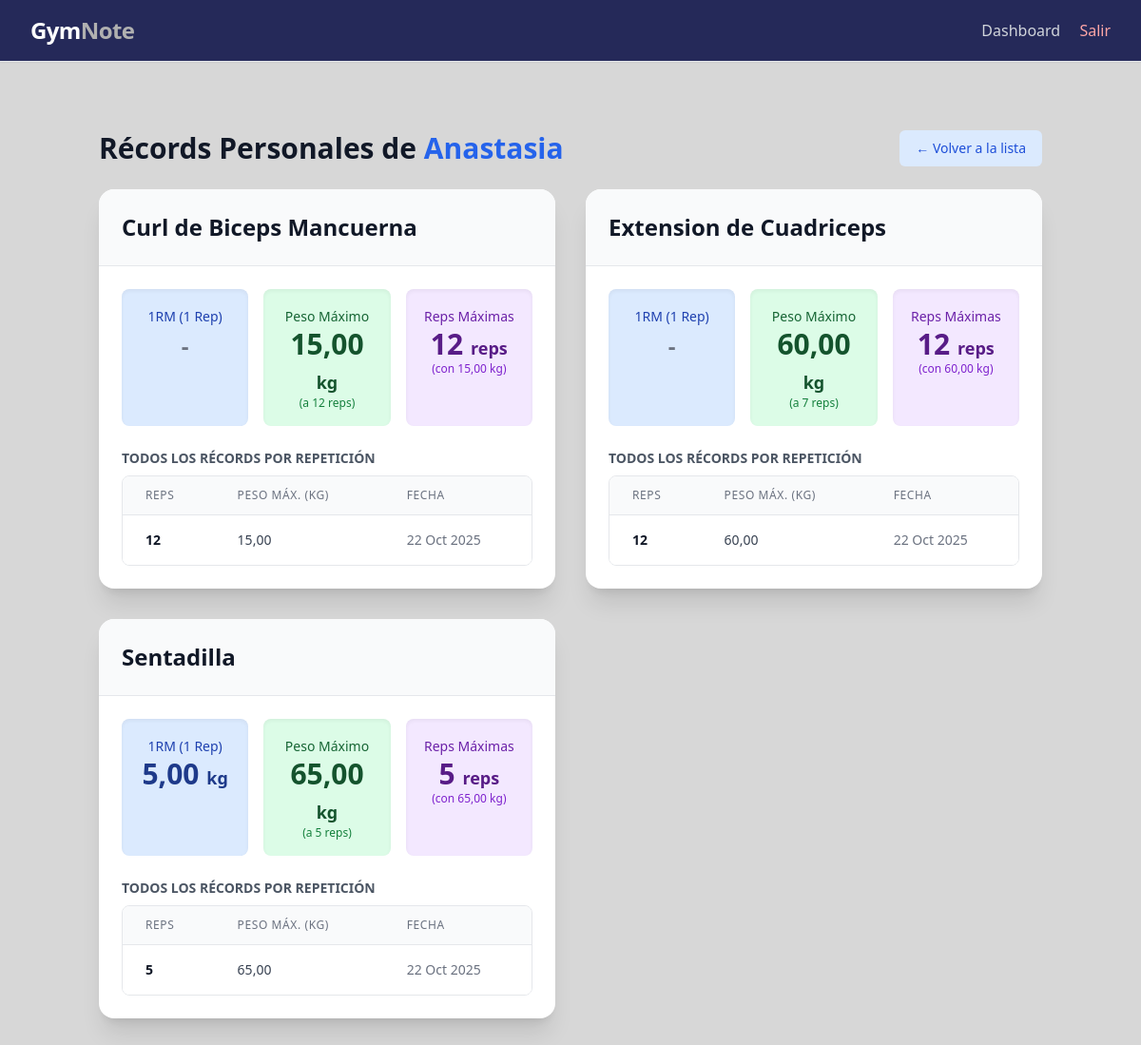
/entrenador/atleta/3/records/ (signed in), run on the app's committed database.
### core/models.py (models this page shows, shortened)
class PerfilUsuario(models.Model):
    TIPO_USUARIO = [
        ('entrenador', 'Entrenador'),
        ('atleta', 'Atleta'),
    ]
    user = models.OneToOneField(
        User,
        on_delete=models.CASCADE,
        related_name='perfil'  # Permite acceder al perfil mediante user.perfil
    )
    tipo = models.CharField(max_length=20, choices=TIPO_USUARIO)
    nombre = models.CharField(max_length=100)
    email = models.EmailField(unique=True)
    peso = models.DecimalField(
        max_digits=5,
        decimal_places=2,
        null=True,
        blank=True,
        help_text="Peso en kilogramos (solo atletas)"
    )
    entrenador = models.ForeignKey(
        'self',
        on_delete=models.SET_NULL,
        null=True,
        blank=True,
        related_name='atletas',
        help_text="Entrenador asignado (solo para atletas)"
    )
    class Meta:
        verbose_name = "Perfil de Usuario"
        verbose_name_plural = "Perfiles de Usuarios"
        ordering = ["nombre"]
    def get_marcas_personales(self):
        if self.tipo != 'atleta':
            return []  # Los entrenadores no tienen PRs personales
        series_validas = SerieEjercicio.objects.filter(
            detalle_entrenamiento__entrenamiento__atleta=self,
            peso_real__isnull=False,
            repeticiones_reales__isnull=False,
            peso_real__gt=0,
            repeticiones_reales__gt=0
        ).select_related(
            'detalle_entrenamiento__ejercicio',
            'detalle_entrenamiento__entrenamiento'
        )
        marcas_por_ejercicio = {}
        for serie in series_validas:
            ejercicio = serie.detalle_entrenamiento.ejercicio
            peso = Decimal(str(serie.peso_real))
            reps = serie.repeticiones_reales
            fecha = serie.detalle_entrenamiento.entrenamiento.created_at
            if ejercicio.id not in marcas_por_ejercicio:
                marcas_por_ejercicio[ejercicio.id] = {
                    'ejercicio': ejercicio,
                    'records_por_reps': {}
                }
            records = marcas_por_ejercicio[ejercicio.id]['records_por_reps']
            if reps not in records or peso > records[reps]['peso']:
                records[reps] = {
                    'peso': peso,
                    'repeticiones': reps,
                    'fecha': fecha
                }
            elif peso == records[reps]['peso'] and fecha > records[reps]['fecha']:
                records[reps]['fecha'] = fecha
        marcas_finales = []
        for ejercicio_id, data in marcas_por_ejercicio.items():
            records_lista = list(data['records_por_reps'].values())
            if not records_lista:
                continue
            record_max_peso = None
            record_max_reps = None
            record_max_peso_1rm = None
            for record in records_lista:
                if record_max_peso is None or record['peso'] > record_max_peso['peso']:
                    record_max_peso = record.copy()
                if record_max_reps is None or record['repeticiones'] > record_max_reps['repeticiones']:
                    record_max_reps = record.copy()
                if record['repeticiones'] == 1:
                    if record_max_peso_1rm is None or record['peso'] > record_max_peso_1rm['peso']:
                        record_max_peso_1rm = record.copy()
            marcas_no_dominadas = []
            for record_a in records_lista:
                es_dominado = False
                for record_b in records_lista:
                    if record_a == record_b:
                        continue
                    if (record_b['peso'] >= record_a['peso'] and
                        record_b['repeticiones'] > record_a['repeticiones']):
                        es_dominado = True
                        break # 'record_a' es dominado, no necesitamos seguir
                if not es_dominado:
                    marcas_no_dominadas.append(record_a)
            marcas_no_dominadas.sort(key=lambda x: x['repeticiones'])
            marcas_finales.append({
                'ejercicio': data['ejercicio'],
                'records_por_reps': marcas_no_dominadas,
                'record_max_peso': record_max_peso,
                'record_max_reps': record_max_reps,
                'record_max_peso_1rm': record_max_peso_1rm,
            })
        marcas_finales.sort(key=lambda x: x['ejercicio'].nombre)
        return marcas_finales

class Ejercicio(models.Model):
    nombre = models.CharField(max_length=150)
    video = models.URLField(blank=True, null=True)
    created_at = models.DateTimeField(auto_now_add=True)
    uploaded_at = models.DateTimeField(auto_now_add=True)
    class Meta:
        verbose_name = "Ejercicio"
        verbose_name_plural = "Ejercicios"
        ordering = ["nombre"]

class Entrenamiento(models.Model):
    entrenador = models.ForeignKey(
        PerfilUsuario,
        on_delete=models.CASCADE,
        limit_choices_to={'tipo': 'entrenador'},  # Restringe la selección a usuarios con rol de entrenador.
        related_name='entrenamientos_creados'
    )
    atleta = models.ForeignKey(
        PerfilUsuario,
        on_delete=models.CASCADE,
        limit_choices_to={'tipo': 'atleta'},  # Restringe la selección a usuarios con rol de atleta.
        related_name='entrenamientos'
    )
    nombre = models.CharField(max_length=150, help_text="Nombre del entrenamiento")
    notas = models.TextField(blank=True, help_text="Notas o comentarios del entrenamiento")
    ejercicios = models.ManyToManyField(
        Ejercicio,
        through='DetalleEntrenamiento',
        related_name='entrenamientos'
    )
    created_at = models.DateTimeField(auto_now_add=True)
    updated_at = models.DateTimeField(auto_now=True)
    class Meta:
        verbose_name = "Entrenamiento"
        verbose_name_plural = "Entrenamientos"
        ordering = ["-created_at"]  # Orden descendente por fecha de creación.

### core/views.py (the view, shortened to what this page needs)
# urls.py: path('entrenador/atleta/<int:pk>/records/', AtletaRecordDetailView.as_view(), name='atleta_record_detail'),
class AtletaRecordDetailView(LoginRequiredMixin, UserPassesTestMixin, DetailView):
    model = PerfilUsuario
    template_name = 'core/entrenador/atleta_record.html'
    context_object_name = 'atleta'
    def get_context_data(self, **kwargs):
        context = super().get_context_data(**kwargs)
        atleta = self.get_object()
        context['marcas'] = atleta.get_marcas_personales()
        return context
    def test_func(self):
        if not hasattr(self.request.user, 'perfil'):
            return False
        perfil_entrenador = self.request.user.perfil
        if perfil_entrenador.tipo != 'entrenador':
            return False
        atleta_a_ver = self.get_object()
        return atleta_a_ver.entrenador == perfil_entrenador

### templates/core/entrenador/atleta_record.html (shortened to what this page needs)
{% extends 'base.html' %}
{% load humanize %} {% block title %}Récords de {{ atleta.nombre }}{% endblock %}
{% block content %}
<div class="container mx-auto px-4 py-8">
    <div class="flex justify-between items-center mb-6">
        <h1 class="text-3xl font-bold text-gray-900 dark:text-white">
            Récords Personales de <span class="text-blue-600">{{ atleta.nombre }}</span>
        </h1>
        <a href="{% url 'lista_atletas' %}" class="inline-flex items-center px-4 py-2 border border-transparent text-sm font-medium rounded-md text-blue-700 bg-blue-100 hover:bg-blue-200 dark:bg-blue-800 dark:text-blue-100 dark:hover:bg-blue-700">
            &larr; Volver a la lista
        </a>
    </div>
    <div class="grid grid-cols-1 lg:grid-cols-2 gap-8">
        {% for marca in marcas %}
        <article class="bg-white dark:bg-gray-800 rounded-2xl shadow-xl overflow-hidden transform hover:scale-[1.02] transition-transform duration-300">
            <header class="p-6 bg-gray-50 dark:bg-gray-900 border-b border-gray-200 dark:border-gray-700">
                <h2 class="text-2xl font-bold text-gray-900 dark:text-white">{{ marca.ejercicio.nombre }}</h2>
            </header>
            <div class="p-6">
                <div class="grid grid-cols-1 md:grid-cols-3 gap-4 mb-6 text-center">
                    <div class="bg-blue-100 dark:bg-blue-900 p-4 rounded-lg shadow-inner">
                        <span class="text-sm font-medium text-blue-800 dark:text-blue-200">1RM (1 Rep)</span>
                        <p class="text-3xl font-bold text-blue-900 dark:text-white">
                            {% if marca.record_max_peso_1rm %}
                                {{ marca.record_max_peso_1rm.peso|floatformat:2 }} <span class="text-lg">kg</span>
                            {% else %}
                                <span class="text-2xl text-gray-500">-</span>
                            {% endif %}
                        </p>
                    </div>
                    <div class="bg-green-100 dark:bg-green-900 p-4 rounded-lg shadow-inner">
                        <span class="text-sm font-medium text-green-800 dark:text-green-200">Peso Máximo</span>
                        <p class="text-3xl font-bold text-green-900 dark:text-white">
                            {% if marca.record_max_peso %}
                                {{ marca.record_max_peso.peso|floatformat:2 }} <span class="text-lg">kg</span>
                                <span class="block text-xs font-normal text-green-700 dark:text-green-300">
                                    (a {{ marca.record_max_peso.repeticiones }} reps)
                                </span>
                            {% else %}
                                <span class="text-2xl text-gray-500">-</span>
                            {% endif %}
                        </p>
                    </div>
                    <div class="bg-purple-100 dark:bg-purple-900 p-4 rounded-lg shadow-inner">
                        <span class="text-sm font-medium text-purple-800 dark:text-purple-200">Reps Máximas</span>
                        <p class="text-3xl font-bold text-purple-900 dark:text-white">
                            {% if marca.record_max_reps %}
                                {{ marca.record_max_reps.repeticiones }} <span class="text-lg">reps</span>
                                <span class="block text-xs font-normal text-purple-700 dark:text-purple-300">
                                    (con {{ marca.record_max_reps.peso|floatformat:2 }} kg)
                                </span>
                            {% else %}
                                <span class="text-2xl text-gray-500">-</span>
                            {% endif %}
                        </p>
                    </div>
                </div>
                <h4 class="text-sm font-semibold text-gray-600 dark:text-gray-400 mb-2 uppercase">Todos los Récords por Repetición</h4>
                <div class="max-h-60 overflow-y-auto rounded-lg border dark:border-gray-700">
                    <table class="min-w-full divide-y divide-gray-200 dark:divide-gray-700">
                        <thead class="bg-gray-50 dark:bg-gray-700 sticky top-0">
                            <tr>
                                <th scope="col" class="px-6 py-3 text-left text-xs font-medium text-gray-500 dark:text-gray-300 uppercase tracking-wider">Reps</th>
                                <th scope="col" class="px-6 py-3 text-left text-xs font-medium text-gray-500 dark:text-gray-300 uppercase tracking-wider">Peso Máx. (kg)</th>
                                <th scope="col" class="px-6 py-3 text-left text-xs font-medium text-gray-500 dark:text-gray-300 uppercase tracking-wider">Fecha</th>
                            </tr>
                        </thead>
                        <tbody class="bg-white dark:bg-gray-800 divide-y divide-gray-200 dark:divide-gray-700">
                            {% for record in marca.records_por_reps %}
                            <tr>
                                <td class="px-6 py-4 whitespace-nowrap text-sm font-bold text-gray-900 dark:text-white">{{ record.repeticiones }}</td>
                                <td class="px-6 py-4 whitespace-nowrap text-sm text-gray-700 dark:text-gray-200">{{ record.peso|floatformat:2 }}</td>
                                <td class="px-6 py-4 whitespace-nowrap text-sm text-gray-500 dark:text-gray-400">{{ record.fecha|date:"d M Y" }}</td>
                            </tr>
                            {% endfor %}
                        </tbody>
                    </table>
                </div>
            </div>
        </article>
        {% endfor %}
    </div>
</div>
{% endblock %}

### data on the page
PerfilUsuario: nombre "Anastasia"
Ejercicio: ejercicio.nombre "Curl de Biceps Mancuerna", record_max_peso.peso "15,00", record_max_peso.repeticiones "12", record_max_reps.repeticiones "12", record_max_reps.peso "15,00", repeticiones "12", peso "15,00"
Entrenamiento: fecha "22 Oct 2025"
Ejercicio: ejercicio.nombre "Extension de Cuadriceps", record_max_peso.peso "60,00", record_max_peso.repeticiones "7", record_max_reps.repeticiones "12", record_max_reps.peso "60,00", repeticiones "12", peso "60,00"
Entrenamiento: fecha "22 Oct 2025" "22 Oct 2025"
Ejercicio: ejercicio.nombre "Sentadilla", record_max_peso_1rm.peso "5,00", record_max_peso.peso "65,00", record_max_peso.repeticiones "5", record_max_reps.repeticiones "5", record_max_reps.peso "65,00", repeticiones "5", peso "65,00"
